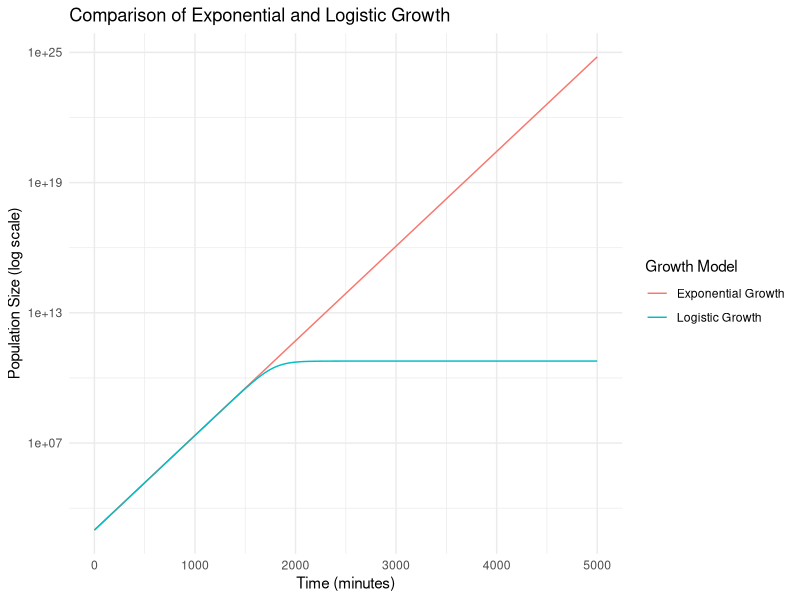
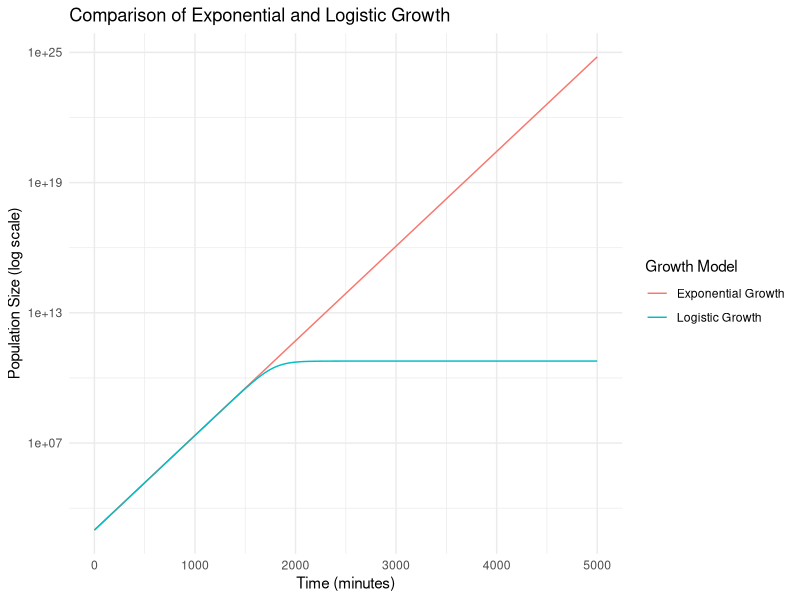

Here is the R script that generated these plots, in order:
# Load required library
install.packages("ggplot2")
library(ggplot2)

# Define parameters
N0 <- 978.1            # Initial population size
r <- 0.01004           # Growth rate
K <- 5.979e10          # Carrying capacity
time <- seq(0, 5000, by = 10)  # Time points from 0 to 5000 minutes

# Exponential growth function
exponential_growth <- function(t, N0, r) {
  N0 * exp(r * t)
}

# Logistic growth function
logistic_growth <- function(t, N0, r, K) {
  (K * N0 * exp(r * t)) / (K - N0 + N0 * exp(r * t))
}

# Calculate population sizes
exp_growth <- sapply(time, exponential_growth, N0 = N0, r = r)
log_growth <- sapply(time, logistic_growth, N0 = N0, r = r, K = K)

# Combine into a data frame for plotting
growth_data <- data.frame(
  Time = time,
  Exponential = exp_growth,
  Logistic = log_growth
)

# Create the plot
growth_plot <- ggplot(growth_data, aes(x = Time)) +
  geom_line(aes(y = Exponential, colour = "Exponential Growth")) +
  geom_line(aes(y = Logistic, colour = "Logistic Growth")) +
  scale_y_log10() +
  labs(
    title = "Comparison of Exponential and Logistic Growth",
    x = "Time (minutes)",
    y = "Population Size (log scale)",
    colour = "Growth Model"
  ) +
  theme_minimal()

# Save the plot as a PNG file
ggsave("growth_comparison.png", plot = growth_plot, width = 8, height = 6, dpi = 300)

# Display the plot
print(growth_plot)
